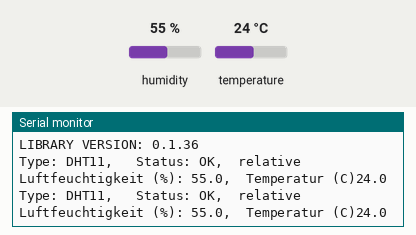
Simulated run of this sketch. Board: Arduino Uno, built with avr-gcc and run on an emulated ATmega328P. On the bench: the last lines printed to the serial monitor. Inputs (shaded band) come from the test bench; at power-on: humidity 55 %, temperature 24 °C.

Above: at 1.8 s.
1.9 s: humidity set to 22 %
At 2.7 s:
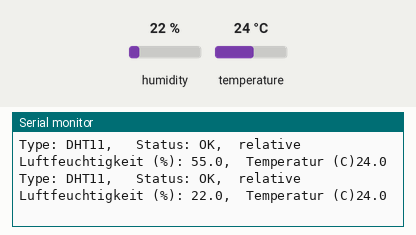
3.4 s: temperature set to 12 °C
At 4.7 s:
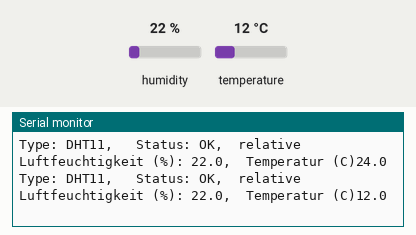
4.9 s: humidity set to 40 %
At 5.6 s:
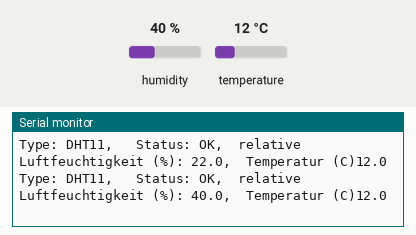
Timing chart, 0 to 7.9 s (numbered marks = the images above; inputs shaded):
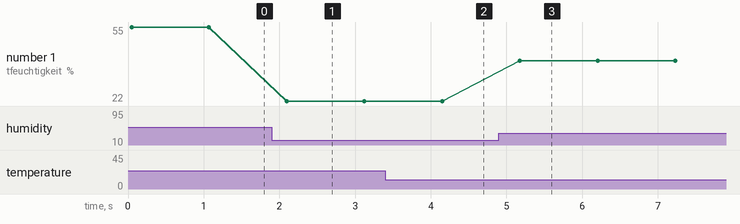

The sketch:

DHT.ino
```cpp
//**************************************************************//
//  Name    : DHT Test
//  Author  : Robert Jaenisch
//  Date    : 10 Feb, 2015
//  Modified:
//  Version : 1.0
//  URL     : http://deskfactory.de
//  Notes   : Programmcode zum Auslesen eines DHT Sensors. Der Ursprünglche Code von Rob Tillaart wurde   //
//            ins Deutsch übersetzt und die Ausgabe zu besseren Lesbarkeit angepasst.                     //
//            Verweis auf den Original Code:                                                              //

//    FILE: dht_test.ino
//  AUTHOR: Rob Tillaart
// VERSION: 0.1.07
// PURPOSE: DHT Temperature & Humidity Sensor library for Arduino
//     URL: http://arduino.cc/playground/Main/DHTLib
//
// Released to the public domain
//
//****************************************************************


// Laden der DHT Sensor Bibliothek
#include <DHT.h>

dht DHT;

// Definieren der Datenanbindung für den passenden DHT Sensor.
// In unseren Beispiel nutzen wir einen DHT11 und somit den Arduino Uno Pin 4.
#define DHT11_PIN A0
#define DHT21_PIN 5
#define DHT22_PIN 6

int chk;

void setup()
{
  Serial.begin(9600);
  Serial.println("DHT TEST PROGRAM ");
  Serial.print("LIBRARY VERSION: ");
  Serial.println(DHT_LIB_VERSION);
  Serial.println();
}

void loop()
{
  // Daten für den DHT22 Sensor Lesen
  /*
    Serial.print("Type: DHT22, \t");
    chk = DHT.read22(DHT22_PIN);
    switch (chk)
    {
      case DHTLIB_OK:
      Serial.print("Status: OK,\t");
      break;
      case DHTLIB_ERROR_CHECKSUM:
      Serial.print("Status: Checksum error,\t");
      break;
      case DHTLIB_ERROR_TIMEOUT:
      Serial.print("Status: Time out error,\t");
      break;
      default:
      Serial.print("Status: unbekannter Fehler,\t");
      break;
    }
     // Ausgabe der Daten über die serielle Schnittstelle
    Serial.print("relative Luftfeuchtigkeit (%): ");
    Serial.print(DHT.humidity, 1);
    Serial.print(",\tTemperatur (C)");
    Serial.println(DHT.temperature, 1);

    delay(1000);
  */

    // Daten für den DHT21 lesen
    /*
    Serial.print("Type: DHT21, \t");
    chk = DHT.read21(DHT21_PIN);
    switch (chk)
    {
      case DHTLIB_OK:
      Serial.print("Status: OK,\t");
      break;
      case DHTLIB_ERROR_CHECKSUM:
      Serial.print("Status: Checksum error,\t");
      break;
      case DHTLIB_ERROR_TIMEOUT:
      Serial.print("Status: Time out error,\t");
      break;
      default:
      Serial.print("Status: unbekannter Fehler,\t");
      break;
    }
     // Ausgabe der Daten über die serielle Schnittstelle
    Serial.print("relative Luftfeuchtigkeit (%): ");
    Serial.print(DHT.humidity, 1);
    Serial.print(",\tTemperatur (C)");
    Serial.println(DHT.temperature, 1);

    delay(1000);
  */

  // Daten für den DHT11 Sensor lesen
  Serial.print("Type: DHT11, \t");
  chk = DHT.read11(DHT11_PIN);
  switch (chk)
  {
    case DHTLIB_OK:
    Serial.print("Status: OK,\t");
    break;
    case DHTLIB_ERROR_CHECKSUM:
    Serial.print("Status: Checksum error,\t");
    break;
    case DHTLIB_ERROR_TIMEOUT:
    Serial.print("Status: Time out error,\t");
    break;
    default:
    Serial.print("Status: unbekannter Fehler,\t");
    break;
  }
 // Ausgabe der Daten über die serielle Schnittstelle
    Serial.print("relative Luftfeuchtigkeit (%): ");
    Serial.print(DHT.humidity, 1);
    Serial.print(",\tTemperatur (C)");
    Serial.println(DHT.temperature, 1);

  delay(1000);
}
//
// ENDE DER DATEI
//
```

Measured:
- after the input at 1.9 s, the serial monitor: prints a new line after 0.19 s (image 1)
- after the input at 3.4 s, the serial monitor: prints a new line after 0.75 s (image 2)
- after the input at 4.9 s, the serial monitor: prints a new line after 0.28 s (image 3)
- plotted number 1: 55 → 22 after the input at 1.9 s, 22 → 40 after the input at 4.9 s
